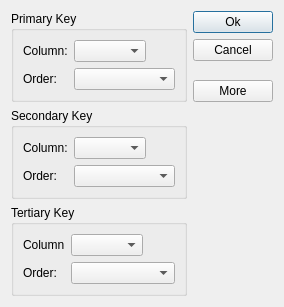
<?xml version="1.0" encoding="UTF-8"?>
<ui version="4.0">
 <class>SortDialog</class>
 <widget class="QDialog" name="SortDialog">
  <property name="geometry">
   <rect>
    <x>0</x>
    <y>0</y>
    <width>284</width>
    <height>275</height>
   </rect>
  </property>
  <property name="windowTitle">
   <string>Sort</string>
  </property>
  <layout class="QGridLayout" name="gridLayout_4">
   <item row="0" column="0">
    <widget class="QGroupBox" name="firstGroupBox">
     <property name="title">
      <string>Primary Key</string>
     </property>
     <layout class="QGridLayout" name="gridLayout">
      <item row="0" column="0">
       <widget class="QLabel" name="label">
        <property name="text">
         <string>Column:</string>
        </property>
       </widget>
      </item>
      <item row="0" column="1">
       <widget class="QComboBox" name="firstColumnCombo"/>
      </item>
      <item row="0" column="2">
       <spacer name="horizontalSpacer">
        <property name="orientation">
         <enum>Qt::Horizontal</enum>
        </property>
        <property name="sizeHint" stdset="0">
         <size>
          <width>40</width>
          <height>20</height>
         </size>
        </property>
       </spacer>
      </item>
      <item row="1" column="0">
       <widget class="QLabel" name="label_2">
        <property name="text">
         <string>Order:</string>
        </property>
       </widget>
      </item>
      <item row="1" column="1" colspan="2">
       <widget class="QComboBox" name="firstOrderCombo"/>
      </item>
     </layout>
    </widget>
   </item>
   <item row="0" column="1" rowspan="2">
    <layout class="QVBoxLayout" name="verticalLayout">
     <item>
      <widget class="QPushButton" name="okButton">
       <property name="text">
        <string>Ok</string>
       </property>
      </widget>
     </item>
     <item>
      <widget class="QPushButton" name="cancelButton">
       <property name="text">
        <string>Cancel</string>
       </property>
      </widget>
     </item>
     <item>
      <spacer name="verticalSpacer">
       <property name="orientation">
        <enum>Qt::Vertical</enum>
       </property>
       <property name="sizeHint" stdset="0">
        <size>
         <width>20</width>
         <height>0</height>
        </size>
       </property>
      </spacer>
     </item>
     <item>
      <widget class="QPushButton" name="moreButton">
       <property name="text">
        <string>More</string>
       </property>
       <property name="checkable">
        <bool>true</bool>
       </property>
      </widget>
     </item>
    </layout>
   </item>
   <item row="1" column="0">
    <spacer name="verticalSpacer_2">
     <property name="orientation">
      <enum>Qt::Vertical</enum>
     </property>
     <property name="sizeHint" stdset="0">
      <size>
       <width>20</width>
       <height>0</height>
      </size>
     </property>
    </spacer>
   </item>
   <item row="2" column="0">
    <widget class="QGroupBox" name="secondGroupBox">
     <property name="title">
      <string>Secondary Key</string>
     </property>
     <layout class="QGridLayout" name="gridLayout_2">
      <item row="0" column="0">
       <widget class="QLabel" name="label_3">
        <property name="text">
         <string>Column:</string>
        </property>
       </widget>
      </item>
      <item row="0" column="1">
       <widget class="QComboBox" name="secondColumnCombo"/>
      </item>
      <item row="0" column="2">
       <spacer name="horizontalSpacer_2">
        <property name="orientation">
         <enum>Qt::Horizontal</enum>
        </property>
        <property name="sizeHint" stdset="0">
         <size>
          <width>33</width>
          <height>20</height>
         </size>
        </property>
       </spacer>
      </item>
      <item row="1" column="0">
       <widget class="QLabel" name="label_4">
        <property name="text">
         <string>Order:</string>
        </property>
       </widget>
      </item>
      <item row="1" column="1" colspan="2">
       <widget class="QComboBox" name="secondOrderCombo"/>
      </item>
     </layout>
    </widget>
   </item>
   <item row="3" column="0">
    <widget class="QGroupBox" name="thirdGroupBox">
     <property name="title">
      <string>Tertiary Key</string>
     </property>
     <layout class="QGridLayout" name="gridLayout_3">
      <item row="0" column="0">
       <widget class="QLabel" name="label_5">
        <property name="text">
         <string>Column</string>
        </property>
       </widget>
      </item>
      <item row="0" column="1">
       <widget class="QComboBox" name="thirdColumnCombo"/>
      </item>
      <item row="0" column="2">
       <spacer name="horizontalSpacer_3">
        <property name="orientation">
         <enum>Qt::Horizontal</enum>
        </property>
        <property name="sizeHint" stdset="0">
         <size>
          <width>33</width>
          <height>20</height>
         </size>
        </property>
       </spacer>
      </item>
      <item row="1" column="0">
       <widget class="QLabel" name="label_6">
        <property name="text">
         <string>Order:</string>
        </property>
       </widget>
      </item>
      <item row="1" column="1" colspan="2">
       <widget class="QComboBox" name="thirdOrderCombo"/>
      </item>
     </layout>
    </widget>
   </item>
  </layout>
 </widget>
 <tabstops>
  <tabstop>firstColumnCombo</tabstop>
  <tabstop>firstOrderCombo</tabstop>
  <tabstop>secondColumnCombo</tabstop>
  <tabstop>secondOrderCombo</tabstop>
  <tabstop>thirdColumnCombo</tabstop>
  <tabstop>thirdOrderCombo</tabstop>
  <tabstop>okButton</tabstop>
  <tabstop>cancelButton</tabstop>
  <tabstop>moreButton</tabstop>
 </tabstops>
 <resources/>
 <connections>
  <connection>
   <sender>okButton</sender>
   <signal>clicked()</signal>
   <receiver>SortDialog</receiver>
   <slot>accept()</slot>
   <hints>
    <hint type="sourcelabel">
     <x>226</x>
     <y>21</y>
    </hint>
    <hint type="destinationlabel">
     <x>114</x>
     <y>114</y>
    </hint>
   </hints>
  </connection>
  <connection>
   <sender>cancelButton</sender>
   <signal>clicked()</signal>
   <receiver>SortDialog</receiver>
   <slot>reject()</slot>
   <hints>
    <hint type="sourcelabel">
     <x>251</x>
     <y>53</y>
    </hint>
    <hint type="destinationlabel">
     <x>154</x>
     <y>130</y>
    </hint>
   </hints>
  </connection>
  <connection>
   <sender>moreButton</sender>
   <signal>toggled(bool)</signal>
   <receiver>secondGroupBox</receiver>
   <slot>setVisible(bool)</slot>
   <hints>
    <hint type="sourcelabel">
     <x>237</x>
     <y>142</y>
    </hint>
    <hint type="destinationlabel">
     <x>179</x>
     <y>187</y>
    </hint>
   </hints>
  </connection>
  <connection>
   <sender>moreButton</sender>
   <signal>toggled(bool)</signal>
   <receiver>thirdGroupBox</receiver>
   <slot>setVisible(bool)</slot>
   <hints>
    <hint type="sourcelabel">
     <x>268</x>
     <y>139</y>
    </hint>
    <hint type="destinationlabel">
     <x>177</x>
     <y>279</y>
    </hint>
   </hints>
  </connection>
 </connections>
</ui>
